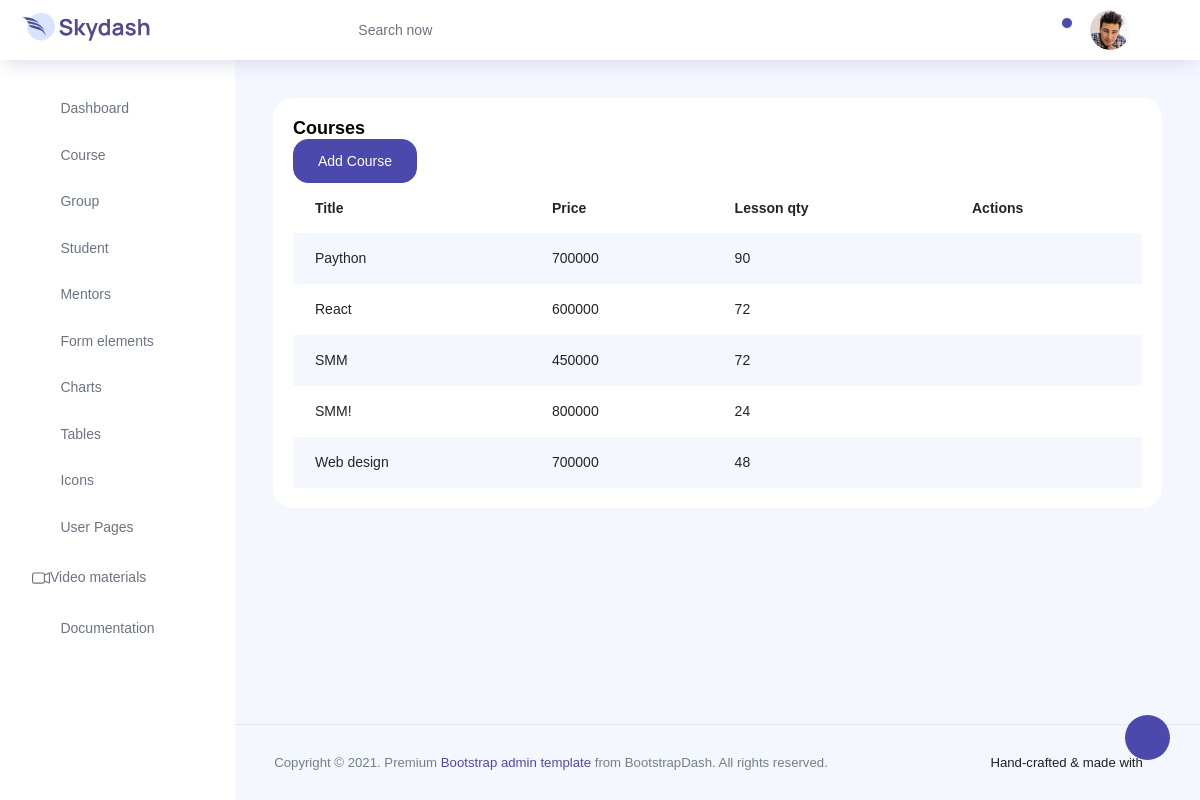
Screenshot of /course-t/ (signed in) with the database file from the repository.
### mainapp/models.py (models this page shows, shortened)
class Cuorse(models.Model):
    title=models.CharField(max_length=50)
    description = models.TextField()
    price=models.PositiveIntegerField()
    lesson_qty = models.PositiveIntegerField()

### mainapp/views.py (the view)
# urls.py: path('course-t/', views.course_table, name="course_t"),
def course_table(request):
    if request.user.is_superuser:
        courses = Cuorse.objects.all().order_by('title')
        context = {
            'courses' : courses
        }
        return render(request, 'mainapp/course_table.html', context)
    else:
        return redirect('dashbord')

### mainapp/templates/mainapp/course_table.html
{% extends 'mainapp/base.html' %}
{% load static %}
{% block content %}
<div class="row">
    <div class="col-md-12 grid-margin stretch-card">
      <div class="card">
        <div class="card-body">
          <p class="card-title mb-0">Courses</p>
          <a href="{% url 'course_c' %}" class="btn btn-primary mr-2">Add Course</a>
          <div class="table-responsive">
            <table class="table table-striped table-borderless">
              <thead>
                <tr>
                  <th>Title</th>
                  <th>Price</th>
                  <th>Lesson qty</th>
                  <th>Actions</th>
                </tr>
              </thead>
              <tbody>
                {% for course in courses %}
                <tr>
                  <td>{{ course.title }}</td>
                  <td>{{ course.price }}</td>
                  <td>{{ course.lesson_qty }}</td>
                  <td>
                        <a href="{% url 'course_u' course.id %}">
                        <i class="ti-pencil btn-icon-prepend"></i></a>
                        <a href="{% url 'course_d' course.id %}">
                        <i class="ti-trash btn-icon-prepend"></i></a>
                   </td>
                </tr>
                {% endfor %}
              </tbody>
            </table>
          </div>
        </div>
      </div>
    </div>
</div>
{% endblock %}

### rows the page displays
Cuorse: title "Paython", price "700000", lesson_qty "90"
Cuorse: title "React", price "600000", lesson_qty "72"
Cuorse: title "SMM", price "450000", lesson_qty "72"
Cuorse: title "SMM!", price "800000", lesson_qty "24"
Cuorse: title "Web design", price "700000", lesson_qty "48"
